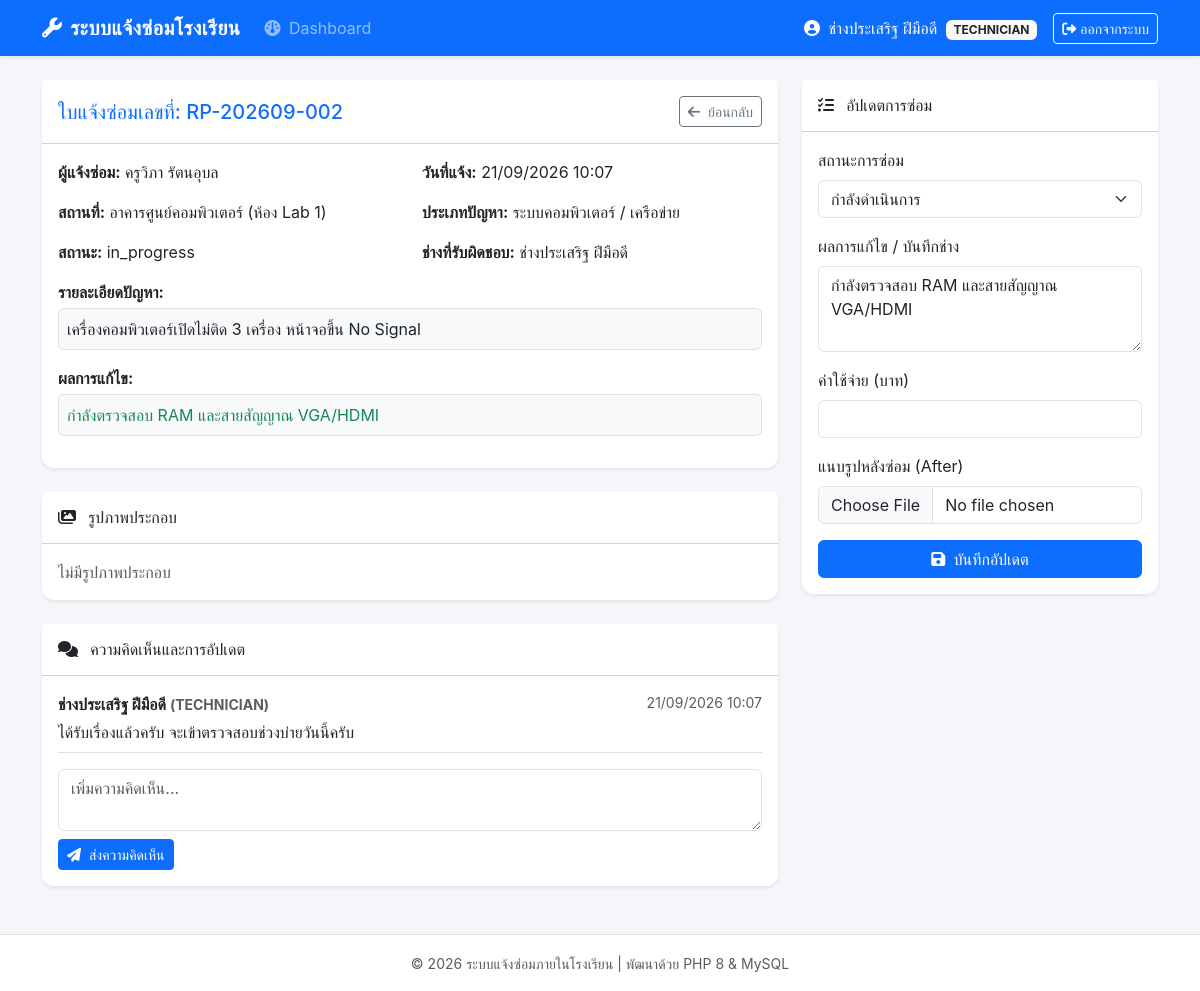
The app's page /view_request.php?id=2 (signed in) with its own data.
### tables this page shows
CREATE TABLE IF NOT EXISTS `repair_requests` (
  `id` INT AUTO_INCREMENT PRIMARY KEY,
  `request_no` VARCHAR(30) NOT NULL UNIQUE,
  `user_id` INT NOT NULL,
  `building` VARCHAR(100) NOT NULL,
  `room` VARCHAR(50) NOT NULL,
  `problem_type` ENUM('electrical', 'furniture', 'computer', 'aircon', 'other') NOT NULL,
  `description` TEXT NOT NULL,
  `urgency` ENUM('low', 'medium', 'high') DEFAULT 'medium',
  `status` ENUM('pending', 'accepted', 'in_progress', 'completed') DEFAULT 'pending',
  `assigned_to` INT DEFAULT NULL,
  `due_date` DATE DEFAULT NULL,
  `completion_date` DATE DEFAULT NULL,
  `cost` DECIMAL(10,2) DEFAULT NULL,
  `result` TEXT DEFAULT NULL,
  `created_at` TIMESTAMP DEFAULT CURRENT_TIMESTAMP,
  FOREIGN KEY (`user_id`) REFERENCES `users`(`id`) ON DELETE CASCADE,
  FOREIGN KEY (`assigned_to`) REFERENCES `users`(`id`) ON DELETE SET NULL
);

CREATE TABLE IF NOT EXISTS `users` (
  `id` INT AUTO_INCREMENT PRIMARY KEY,
  `username` VARCHAR(50) NOT NULL UNIQUE,
  `password` VARCHAR(255) NOT NULL,
  `fullname` VARCHAR(100) NOT NULL,
  `role` ENUM('admin', 'teacher', 'technician') NOT NULL DEFAULT 'teacher',
  `email` VARCHAR(100) DEFAULT NULL,
  `created_at` TIMESTAMP DEFAULT CURRENT_TIMESTAMP
);

CREATE TABLE IF NOT EXISTS `comments` (
  `id` INT AUTO_INCREMENT PRIMARY KEY,
  `repair_id` INT NOT NULL,
  `user_id` INT NOT NULL,
  `comment` TEXT NOT NULL,
  `created_at` TIMESTAMP DEFAULT CURRENT_TIMESTAMP,
  FOREIGN KEY (`repair_id`) REFERENCES `repair_requests`(`id`) ON DELETE CASCADE,
  FOREIGN KEY (`user_id`) REFERENCES `users`(`id`) ON DELETE CASCADE
);

### config/auth.php (called while the page is built, shortened)
<?php
function currentUser(): ?array {
    if (isset($_SESSION['user_id'])) {
        return [
            'id'       => $_SESSION['user_id'],
            'username' => $_SESSION['username'],
            'fullname' => $_SESSION['fullname'],
            'role'     => $_SESSION['role'],
            'email'    => $_SESSION['email'] ?? ''
        ];
    }
    return null;
}
?>

### view_request.php (the view, shortened to what this page needs)
<?php
require_once 'includes/header.php';
$user = currentUser();
$id = (int)($_GET['id'] ?? 0);
$pdo = Database::getInstance();
$stmt = $pdo->prepare("
    SELECT r.*, u.fullname AS reporter_name, t.fullname AS tech_name
    FROM repair_requests r
    JOIN users u ON r.user_id = u.id
    LEFT JOIN users t ON r.assigned_to = t.id
    WHERE r.id = :id
");
$stmt->execute(['id' => $id]);
$req = $stmt->fetch();
$imagesStmt = $pdo->prepare("SELECT * FROM repair_images WHERE repair_id = :rid");
$imagesStmt->execute(['rid' => $id]);
$images = $imagesStmt->fetchAll();
$commentsStmt = $pdo->prepare("
    SELECT c.*, u.fullname, u.role
    FROM comments c
    JOIN users u ON c.user_id = u.id
    WHERE c.repair_id = :rid
    ORDER BY c.created_at ASC
");
$commentsStmt->execute(['rid' => $id]);
$comments = $commentsStmt->fetchAll();
?>
<div class="row">
    <div class="col-md-8 mb-4">
        <div class="card shadow-sm mb-4">
            <div class="card-header bg-white d-flex justify-content-between align-items-center py-3">
                <h5 class="mb-0 text-primary">ใบแจ้งซ่อมเลขที่: <?= htmlspecialchars($req['request_no']) ?></h5>
                <a href="index.php" class="btn btn-outline-secondary btn-sm"><i class="fa-solid fa-arrow-left me-1"></i> ย้อนกลับ</a>
            </div>
            <div class="card-body">
                <div class="row mb-3">
                    <div class="col-md-6"><strong>ผู้แจ้งซ่อม:</strong> <?= htmlspecialchars($req['reporter_name']) ?></div>
                    <div class="col-md-6"><strong>วันที่แจ้ง:</strong> <?= date('d/m/Y H:i', strtotime($req['created_at'])) ?></div>
                </div>
                <div class="row mb-3">
                    <div class="col-md-6"><strong>สถานที่:</strong> <?= htmlspecialchars($req['building'] . ' (ห้อง ' . $req['room'] . ')') ?></div>
                    <div class="col-md-6">
                        <strong>ประเภทปัญหา:</strong>
                        <?php
                        $problemTypes = [
                            'electrical' => 'ระบบไฟฟ้า',
                            'furniture'  => 'ครุภัณฑ์ / เฟอร์นิเจอร์',
                            'computer'   => 'ระบบคอมพิวเตอร์ / เครือข่าย',
                            'aircon'     => 'เครื่องปรับอากาศ',
                            'other'      => 'อื่นๆ'
                        ];
                        echo htmlspecialchars($problemTypes[$req['problem_type']] ?? $req['problem_type']);
                        ?>
                    </div>
                </div>
                <div class="row mb-3">
                    <div class="col-md-6">
                        <strong>สถานะ:</strong>
                        <?php
                        $statusBadges = [
                            'pending'     => '<span class="badge bg-warning text-dark">รอรับเรื่อง</span>',
                            'accepted'    => '<span class="badge bg-info">รับเรื่องแล้ว</span>',
                            'in_progress' => '<span class="badge bg-primary">กำลังดำเนินการ</span>',
                            'completed'   => '<span class="badge bg-success">เสร็จสมบูรณ์</span>'
                        ];
                        echo $statusBadges[$req['status']] ?? htmlspecialchars($req['status']);
                        ?>
                    </div>
                    <div class="col-md-6"><strong>ช่างที่รับผิดชอบ:</strong> <?= htmlspecialchars($req['tech_name'] ?? 'ยังไม่กำหนด') ?></div>
                </div>
                <div class="mb-3">
                    <strong>รายละเอียดปัญหา:</strong>
                    <p class="border p-2 rounded bg-light mt-1"><?= nl2br(htmlspecialchars($req['description'])) ?></p>
                </div>
                <?php if (!empty($req['result'])): ?>
                <div class="mb-3">
                    <strong>ผลการแก้ไข:</strong>
                    <p class="border p-2 rounded bg-light mt-1 text-success"><?= nl2br(htmlspecialchars($req['result'])) ?></p>
                </div>
                <?php endif; ?>
            </div>
        </div>
        <div class="card shadow-sm mb-4">
            <div class="card-header bg-white py-3">
                <h6 class="mb-0"><i class="fa-solid fa-images me-2"></i> รูปภาพประกอบ</h6>
            </div>
            <div class="card-body">
                <div class="row g-3">
                    <?php if (count($images) > 0): ?>
                        <?php foreach ($images as $img): ?>
                            <div class="col-md-4 text-center">
                                <img src="<?= htmlspecialchars($img['image_path']) ?>" class="repair-img border mb-1" alt="รูปประกอบ">
                                <span class="badge <?= $img['image_type'] === 'before' ? 'bg-danger' : 'bg-success' ?>">
                                    <?= $img['image_type'] === 'before' ? 'ก่อนซ่อม' : 'หลังซ่อม' ?>
                                </span>
                            </div>
                        <?php endforeach; ?>
                    <?php else: ?>
                        <p class="text-muted mb-0">ไม่มีรูปภาพประกอบ</p>
                    <?php endif; ?>
                </div>
            </div>
        </div>
        <div class="card shadow-sm">
            <div class="card-header bg-white py-3">
                <h6 class="mb-0"><i class="fa-solid fa-comments me-2"></i> ความคิดเห็นและการอัปเดต</h6>
            </div>
            <div class="card-body">
                <?php foreach ($comments as $c): ?>
                    <div class="border-bottom pb-2 mb-2">
                        <div class="d-flex justify-content-between">
                            <strong><?= htmlspecialchars($c['fullname']) ?> <small class="text-muted">(<?= strtoupper($c['role']) ?>)</small></strong>
                            <small class="text-muted"><?= date('d/m/Y H:i', strtotime($c['created_at'])) ?></small>
                        </div>
                        <p class="mb-0 mt-1"><?= nl2br(htmlspecialchars($c['comment'])) ?></p>
                    </div>
                <?php endforeach; ?>
                <form action="view_request.php?id=<?= $id ?>" method="POST" class="mt-3">
                    <div class="mb-2">
                        <textarea name="comment" class="form-control" rows="2" placeholder="เพิ่มความคิดเห็น..." required></textarea>
                    </div>
                    <button type="submit" class="btn btn-sm btn-primary"><i class="fa-solid fa-paper-plane me-1"></i> ส่งความคิดเห็น</button>
                </form>
            </div>
        </div>
    </div>
    <div class="col-md-4">
        <?php if ($user['role'] === 'technician' || $user['role'] === 'admin'): ?>
        <div class="card shadow-sm">
            <div class="card-header bg-white py-3">
                <h6 class="mb-0"><i class="fa-solid fa-list-check me-2"></i> อัปเดตการซ่อม</h6>
            </div>
            <div class="card-body">
                <form action="view_request.php?id=<?= $id ?>" method="POST" enctype="multipart/form-data">
                    <div class="mb-3">
                        <label class="form-label">สถานะการซ่อม</label>
                        <select name="status" class="form-select" required>
                            <option value="in_progress" <?= $req['status'] === 'in_progress' ? 'selected' : '' ?>>กำลังดำเนินการ</option>
                        </select>
                    </div>
                    <div class="mb-3">
                        <label class="form-label">ผลการแก้ไข / บันทึกช่าง</label>
                        <textarea name="result" class="form-control" rows="3"><?= htmlspecialchars($req['result'] ?? '') ?></textarea>
                    </div>
                    <div class="mb-3">
                        <label class="form-label">ค่าใช้จ่าย (บาท)</label>
                        <input type="number" step="0.01" name="cost" class="form-control" value="<?= $req['cost'] ?>">
                    </div>
                    <div class="mb-3">
                        <label class="form-label">แนบรูปหลังซ่อม (After)</label>
                        <input type="file" name="after_image" class="form-control" accept="image/*">
                    </div>
                    <button type="submit" class="btn btn-primary w-100"><i class="fa-solid fa-floppy-disk me-1"></i> บันทึกอัปเดต</button>
                </form>
            </div>
        </div>
        <?php endif; ?>
    </div>
</div>
<?php require_once 'includes/footer.php'; ?>

### assets/css/style.css (style rules this page uses)
body { background-color: #f4f6f9; font-family: 'Sarabun', -apple-system, BlinkMacSystemFont, "Segoe UI", Roboto, sans-serif; }
.card { border: none; border-radius: 12px; box-shadow: 0 4px 6px rgba(0, 0, 0, 0.05); }

### records on screen
repair_requests: request_no "RP-202609-002", user.fullname "ครูวิภา รัตนอุบล", created_at "21/09/2026 10:07", building+room "อาคารศูนย์คอมพิวเตอร์ (ห้อง Lab 1)", problem_type "ระบบคอมพิวเตอร์ / เครือข่าย", status "in_progress", assigned_to.fullname "ช่างประเสริฐ ฝีมือดี", description "เครื่องคอมพิวเตอร์เปิดไม่ติด 3 เครื่อง หน้าจอขึ้น No Signal", result "กำลังตรวจสอบ RAM และสายสัญญาณ VGA/HDMI", status "กำลังดำเนินการ"
comments: user.fullname "ช่างประเสริฐ ฝีมือดี", user.role "TECHNICIAN", created_at "21/09/2026 10:07", comment "ได้รับเรื่องแล้วครับ จะเข้าตรวจสอบช่วงบ่ายวันนี้ครับ"

### other values on screen
$user['fullname'] "ช่างประเสริฐ ฝีมือดี"
$user['role'] "TECHNICIAN"
